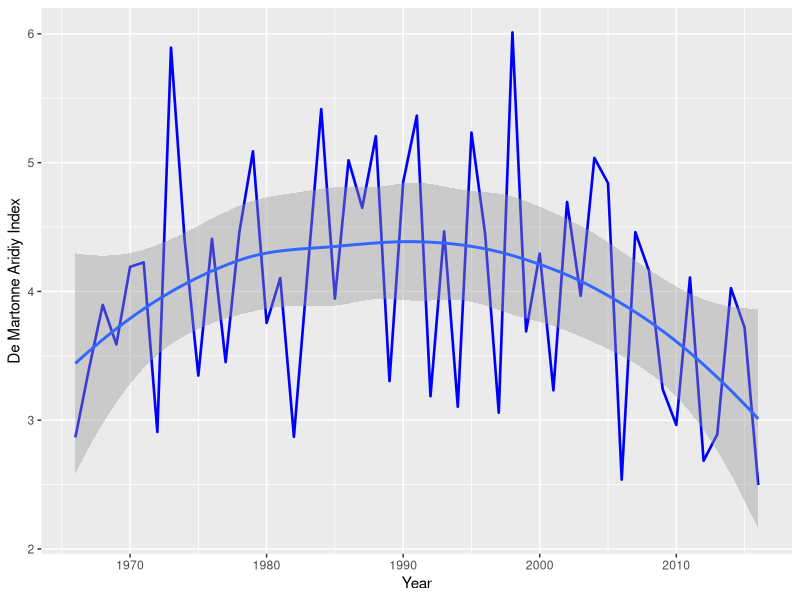
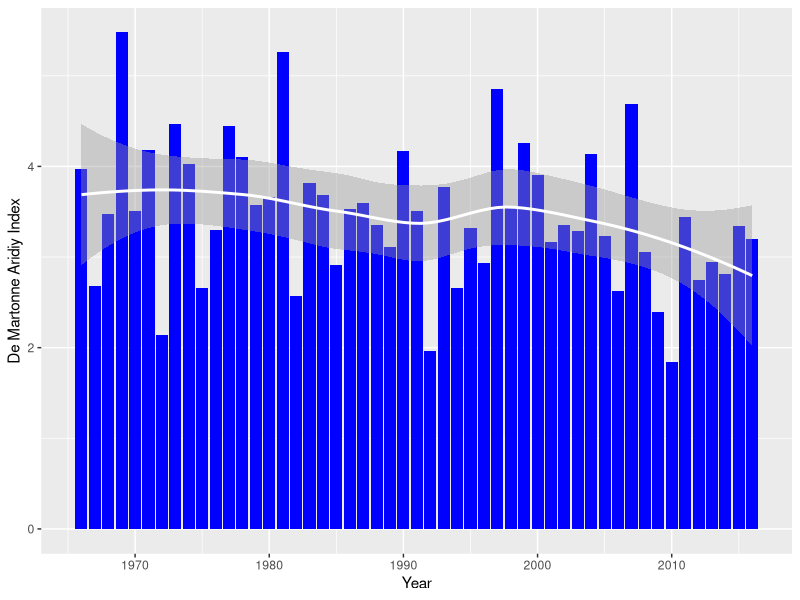

Recreate these plots in R, in order. (Note: this script raises an error after producing the figures.)
library(tidyverse)

idm <- read_csv("data/idm.csv") 

View(idm)

idm_tidy <- idm %>% pivot_longer(2:6, names_to = "region", values_to = "idm")

## Bogura

idm %>% ggplot(aes(x=Year, y = Bogura, group =1))+
  geom_line(size=0.9, color="blue")+
  labs(y="De Martonne Aridiy Index")+
  geom_smooth()


idm_tidy %>% filter(region=="Rajshahi") %>% 
  ggplot(aes(x=Year, y = idm))+
  geom_bar(stat="identity", fill="blue")+
  labs(y="De Martonne Aridiy Index")+
  geom_smooth(color="white")

col <- c("#54C495", "#3BBFB2", "#4CB6C7", "#75A9D0", "#9E9ACA")

dma <- function(r, col, col2){
  idm_tidy %>% filter(region==r) %>% 
    ggplot(aes(x=Year, y = idm, group =1))+
    geom_line(size=0.8, color=col)+
    labs(y="De Martonne Aridiy Index")
  geom_smooth(color=col2)
  
  ggsave(filename = paste0("output/idm_",r,".png"), dpi = 300)
  
  ## Bar chart
  idm_tidy %>% filter(region==r) %>% 
    ggplot(aes(x=Year, y = idm))+
    geom_bar(stat="identity", fill=col)+
    labs(y="De Martonne Aridiy Index")+
    geom_smooth(color=col2)
  
  ggsave(filename = paste0("output/idm_bar_",r,".png"), dpi = 300)
}

dma("Rajshahi", col = , col2 = "white")
